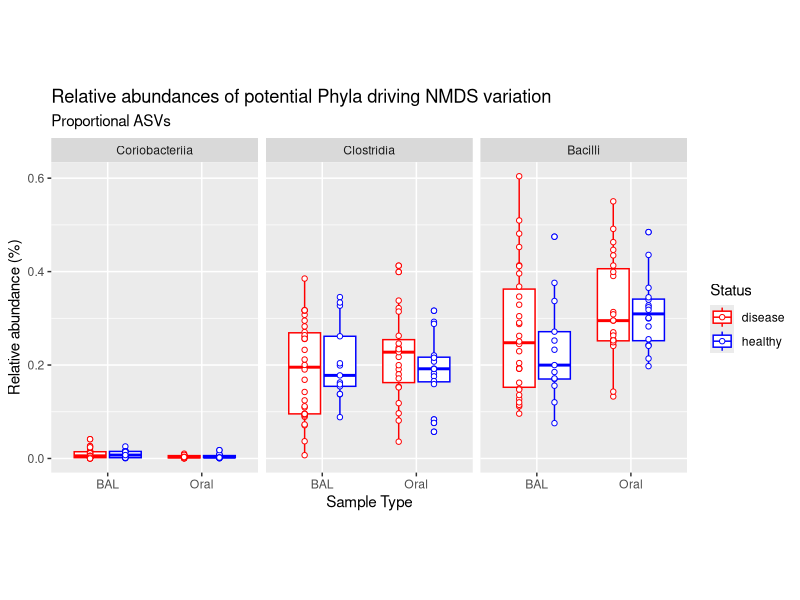
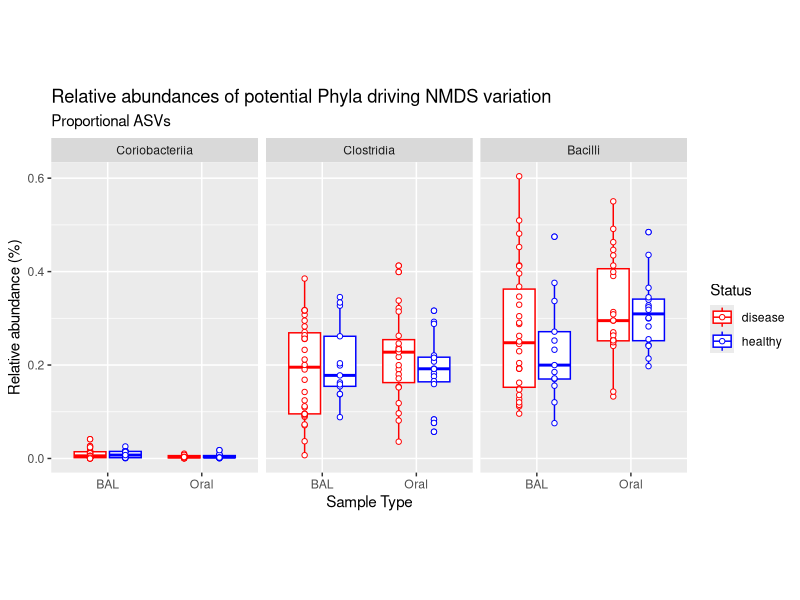

These charts were generated, in order, by the following R code:
setwd("~/GitHub/Imperial-Molyneaux/COVID-BAL-OralRinse/Filtered data/Taxa specific/")

library("ggplot2")
library("tidyverse")
library("dplyr")
library("reshape2")

taxa = "Class"
data <- read.csv("../../Class-normalised-metadata.csv") %>%
  filter(!Status == "control") # remove controls


meta_table <- data %>%
  select(index:Status)
# Based off of taxa analysis (bionenv): Coriobacteriia, clostridia and Bacilli
  # were the drivers of variance, so extract this from the dataset
abund_table <- data %>%
  select("Coriobacteriia", "Clostridia", "Bacilli")

data_subset <- cbind(meta_table, abund_table)

data_subset_long <- melt(data_subset, id.vars = c("index",
                                                  "Sample.type",
                                                  "Status"), variable.name = "Class")
data_subset_long

plot <- ggplot(data_subset_long, 
              # %>% filter(Class == "Coriobacteriia" ),
               aes(x = `Sample.type`, y = value)) +
  geom_boxplot(aes(fill = Status, shape = Status, colour = Status)) + #, outlier.shape = NA) +
  geom_point(position=position_dodge(width = 0.75), aes(x = `Sample.type`, y = value,
                                             fill = Status, shape = Status, colour = Status)) +
  facet_wrap(. ~ Class) +
  scale_shape_manual(values=c(21, 21, 21)) +
  scale_color_manual(values=c("red",
                              "blue",
                              "goldenrod")) +
  scale_fill_manual(values=c("white", "white", "white")) + # inner colour can change
  #Set the axis labels and title
  labs(title="Relative abundances of potential Phyla driving NMDS variation",
       subtitle = "Proportional ASVs",
       y = "Relative abundance (%)",
       x = "Sample Type") +
  theme(#Set the aspect ratio of the plot
    aspect.ratio = 1.5)

# Save by pdf
plot

pdf(file = "Relative ASVs Coriobacteriia driving NMDS variation.pdf", width = 11, height = 8)

print(plot)
dev.off()
